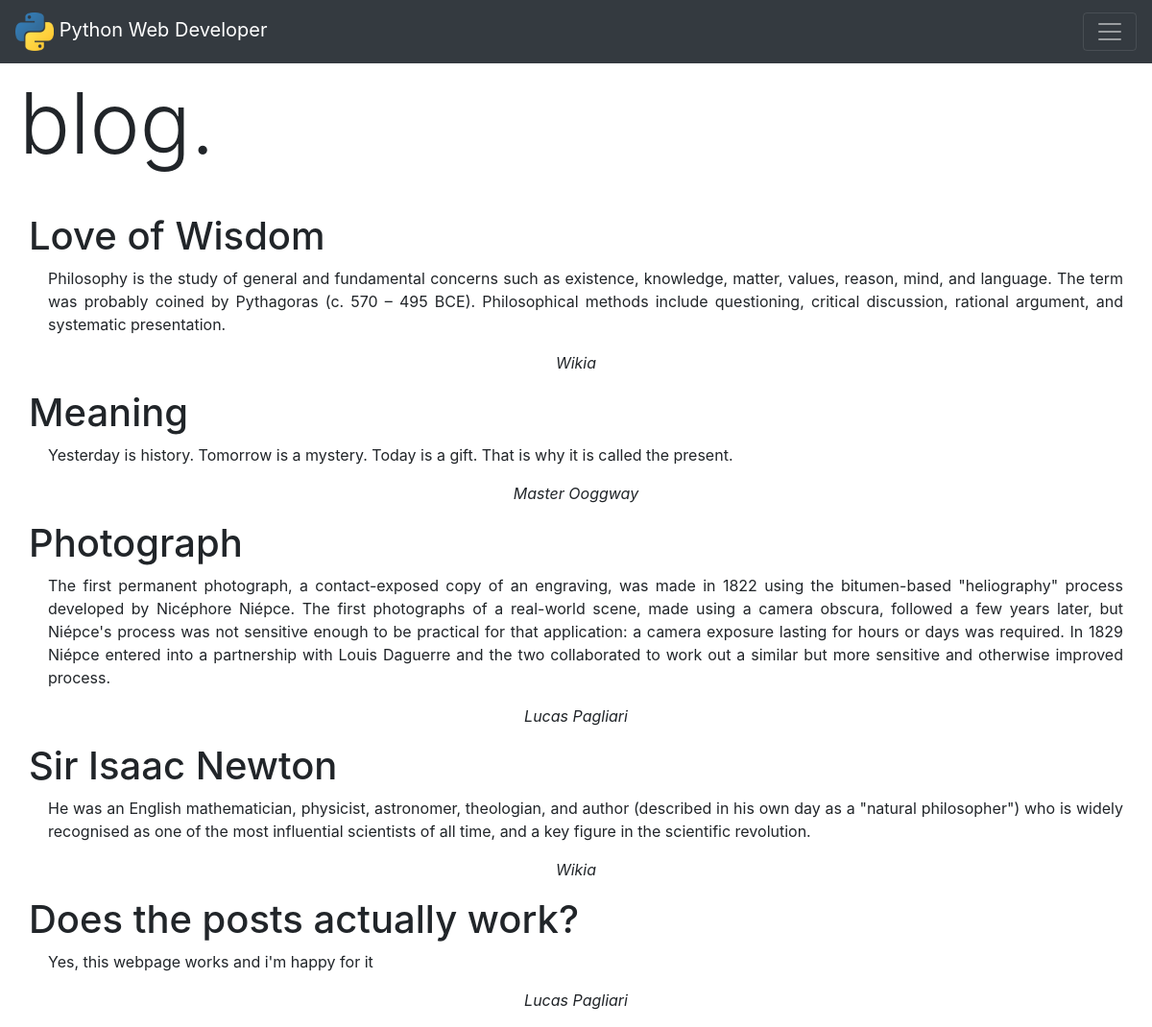
Page /blog on the committed database.
### app/models.py (models this page shows, shortened)
class Posts(db.Model):
	__tablename__ = 'posts'
	id = db.Column(db.Integer, primary_key=True)
	title = db.Column(db.String(60), nullable=False)
	author = db.Column(db.String(40), nullable=False)
	text = db.Column(db.String(200), nullable=False)

### app/views.py (the view)
@app.route('/blog')
def blog():
	content = Posts.query.all()
	content.reverse()
	return render_template('blog.html', content=content)

### app/templates/blog.html
{% include "main.html" %}
<h2 style="margin: 10px 0 40px 20px" class="display-2">blog.</h2>
{% for post in content%}
	<div class="container">
	<div class="row justify-content-start">
		<h1>{{post.title}} </h1>
	</div>
	<div class="row justify-content-start">
		<p style="margin-left:20px; text-align: justify;">{{post.text}}</p>
	</div>
	<div class="row justify-content-center">
		<p><i>{{post.author}}</i></p>
	</div>
	</div>
{% endfor %}

### app/templates/main.html (shortened to what this page needs)
<!DOCTYPE html>
<html>
<head>
	<link rel="stylesheet" type="text/css" href="{{url_for('static', filename='css/bootstrap.min.css')}}">
</head>
<body>
	<nav class="navbar stick-top navbar-dark bg-dark">
  		<a class="navbar-brand" href="/">
  			<img width="40" src="{{url_for('static', filename='image/python_logo.png')}}">
  			Python Web Developer
  		</a>
		<button class="navbar-toggler" type="butt" data-toggle="collapse" data-target="#navbarNav" aria-expanded="false" aria-label="Toggle navigation"><span class="navbar-toggler-icon"></span></button>
	</nav>
</body>
</html>

### rows in the picture
Posts: title "Love of Wisdom", text "Philosophy is the study of general and fundamental concerns such as existence, knowledge, matter, values, reason, mind, and language. The term was probably coined by Pythagoras (c. 570 – 495 BCE). Philosophical methods include questioning, critical discussion, rational argument, and systematic presentation.", author "Wikia"
Posts: title "Meaning", text "Yesterday is history. Tomorrow is a mystery. Today is a gift. That is why it is called the present.", author "Master Ooggway"
Posts: title "Photograph", text "The first permanent photograph, a contact-exposed copy of an engraving, was made in 1822 using the bitumen-based \"heliography\" process developed by Nicéphore Niépce. The first photographs of a real-world scene, made using a camera obscura, followed a few years later, but Niépce's process was not sensitive enough to be practical for that application: a camera exposure lasting for hours or days was required. In 1829 Niépce entered into a partnership with Louis Daguerre and the two collaborated to work out a similar but more sensitive and otherwise improved process.", author "Lucas Pagliari"
Posts: title "Sir Isaac Newton", text "He was an English mathematician, physicist, astronomer, theologian, and author (described in his own day as a \"natural philosopher\") who is widely recognised as one of the most influential scientists of all time, and a key figure in the scientific revolution.", author "Wikia"
Posts: title "Does the posts actually work?", text "Yes, this webpage works and i'm happy for it", author "Lucas Pagliari"
